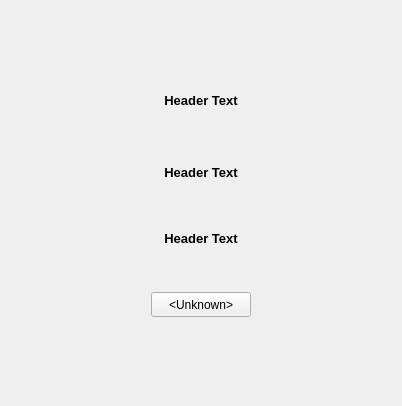
<?xml version="1.0" encoding="UTF-8"?>
<!--

***********************************************************************************
* Copyright (C) 2019 - 2020, BlockSettle AB
* Distributed under the GNU Affero General Public License (AGPL v3)
* See LICENSE or http://www.gnu.org/licenses/agpl.html
*
**********************************************************************************

-->
<ui version="4.0">
 <class>WalletShieldPage</class>
 <widget class="QWidget" name="WalletShieldPage">
  <property name="geometry">
   <rect>
    <x>0</x>
    <y>0</y>
    <width>402</width>
    <height>406</height>
   </rect>
  </property>
  <property name="windowTitle">
   <string>Form</string>
  </property>
  <layout class="QVBoxLayout" name="verticalLayout_2">
   <item>
    <spacer name="verticalSpacer">
     <property name="orientation">
      <enum>Qt::Vertical</enum>
     </property>
     <property name="sizeHint" stdset="0">
      <size>
       <width>361</width>
       <height>94</height>
      </size>
     </property>
    </spacer>
   </item>
   <item>
    <layout class="QVBoxLayout" name="firstInfoBlock">
     <item>
      <widget class="QWidget" name="headerWidget" native="true">
       <layout class="QVBoxLayout" name="verticalLayout">
        <property name="leftMargin">
         <number>0</number>
        </property>
        <property name="topMargin">
         <number>0</number>
        </property>
        <property name="rightMargin">
         <number>0</number>
        </property>
        <property name="bottomMargin">
         <number>10</number>
        </property>
        <item>
         <widget class="QLabel" name="shieldHeaderText">
          <property name="minimumSize">
           <size>
            <width>0</width>
            <height>25</height>
           </size>
          </property>
          <property name="maximumSize">
           <size>
            <width>16777215</width>
            <height>16777215</height>
           </size>
          </property>
          <property name="font">
           <font>
            <pointsize>10</pointsize>
            <weight>75</weight>
            <bold>true</bold>
           </font>
          </property>
          <property name="mouseTracking">
           <bool>false</bool>
          </property>
          <property name="text">
           <string>Header Text</string>
          </property>
          <property name="alignment">
           <set>Qt::AlignCenter</set>
          </property>
          <property name="wordWrap">
           <bool>true</bool>
          </property>
          <property name="h5" stdset="0">
           <bool>true</bool>
          </property>
         </widget>
        </item>
       </layout>
      </widget>
     </item>
     <item>
      <widget class="QLabel" name="shieldText">
       <property name="minimumSize">
        <size>
         <width>0</width>
         <height>25</height>
        </size>
       </property>
       <property name="maximumSize">
        <size>
         <width>16777215</width>
         <height>16777215</height>
        </size>
       </property>
       <property name="mouseTracking">
        <bool>false</bool>
       </property>
       <property name="text">
        <string>&lt;First block body text&gt;</string>
       </property>
       <property name="alignment">
        <set>Qt::AlignCenter</set>
       </property>
       <property name="wordWrap">
        <bool>true</bool>
       </property>
       <property name="h5" stdset="0">
        <bool>true</bool>
       </property>
      </widget>
     </item>
    </layout>
   </item>
   <item>
    <widget class="QWidget" name="secondInfoBlock" native="true">
     <layout class="QVBoxLayout" name="headerLytSecond">
      <property name="spacing">
       <number>0</number>
      </property>
      <property name="leftMargin">
       <number>0</number>
      </property>
      <property name="topMargin">
       <number>0</number>
      </property>
      <property name="rightMargin">
       <number>0</number>
      </property>
      <property name="bottomMargin">
       <number>0</number>
      </property>
      <item>
       <widget class="QWidget" name="headerWidgetSecond" native="true">
        <layout class="QVBoxLayout" name="verticalLayout_3">
         <property name="leftMargin">
          <number>0</number>
         </property>
         <property name="topMargin">
          <number>0</number>
         </property>
         <property name="rightMargin">
          <number>0</number>
         </property>
         <property name="bottomMargin">
          <number>10</number>
         </property>
         <item>
          <widget class="QLabel" name="shieldHeaderTextSecond">
           <property name="minimumSize">
            <size>
             <width>0</width>
             <height>25</height>
            </size>
           </property>
           <property name="maximumSize">
            <size>
             <width>16777215</width>
             <height>16777215</height>
            </size>
           </property>
           <property name="font">
            <font>
             <pointsize>10</pointsize>
             <weight>75</weight>
             <bold>true</bold>
            </font>
           </property>
           <property name="mouseTracking">
            <bool>false</bool>
           </property>
           <property name="text">
            <string>Header Text</string>
           </property>
           <property name="alignment">
            <set>Qt::AlignCenter</set>
           </property>
           <property name="wordWrap">
            <bool>true</bool>
           </property>
           <property name="h5" stdset="0">
            <bool>true</bool>
           </property>
          </widget>
         </item>
        </layout>
       </widget>
      </item>
      <item>
       <widget class="QLabel" name="shieldTextSecond">
        <property name="minimumSize">
         <size>
          <width>0</width>
          <height>25</height>
         </size>
        </property>
        <property name="maximumSize">
         <size>
          <width>16777215</width>
          <height>16777215</height>
         </size>
        </property>
        <property name="mouseTracking">
         <bool>true</bool>
        </property>
        <property name="text">
         <string>&lt;Second block body text&gt;</string>
        </property>
        <property name="alignment">
         <set>Qt::AlignCenter</set>
        </property>
        <property name="wordWrap">
         <bool>true</bool>
        </property>
        <property name="h5" stdset="0">
         <bool>true</bool>
        </property>
       </widget>
      </item>
     </layout>
    </widget>
   </item>
   <item>
    <widget class="QWidget" name="thirdInfoBlock" native="true">
     <layout class="QVBoxLayout" name="headerLytSecond_2">
      <property name="spacing">
       <number>0</number>
      </property>
      <property name="leftMargin">
       <number>0</number>
      </property>
      <property name="topMargin">
       <number>0</number>
      </property>
      <property name="rightMargin">
       <number>0</number>
      </property>
      <property name="bottomMargin">
       <number>0</number>
      </property>
      <item>
       <widget class="QWidget" name="headerWidgetThird" native="true">
        <layout class="QVBoxLayout" name="verticalLayout_4">
         <property name="leftMargin">
          <number>0</number>
         </property>
         <property name="topMargin">
          <number>0</number>
         </property>
         <property name="rightMargin">
          <number>0</number>
         </property>
         <property name="bottomMargin">
          <number>10</number>
         </property>
         <item>
          <widget class="QLabel" name="shieldHeaderTextThird">
           <property name="minimumSize">
            <size>
             <width>0</width>
             <height>25</height>
            </size>
           </property>
           <property name="maximumSize">
            <size>
             <width>16777215</width>
             <height>16777215</height>
            </size>
           </property>
           <property name="font">
            <font>
             <pointsize>10</pointsize>
             <weight>75</weight>
             <bold>true</bold>
            </font>
           </property>
           <property name="mouseTracking">
            <bool>false</bool>
           </property>
           <property name="text">
            <string>Header Text</string>
           </property>
           <property name="alignment">
            <set>Qt::AlignCenter</set>
           </property>
           <property name="wordWrap">
            <bool>true</bool>
           </property>
           <property name="h5" stdset="0">
            <bool>true</bool>
           </property>
          </widget>
         </item>
        </layout>
       </widget>
      </item>
      <item>
       <widget class="QLabel" name="shieldTextThird">
        <property name="minimumSize">
         <size>
          <width>0</width>
          <height>25</height>
         </size>
        </property>
        <property name="maximumSize">
         <size>
          <width>16777215</width>
          <height>16777215</height>
         </size>
        </property>
        <property name="mouseTracking">
         <bool>true</bool>
        </property>
        <property name="text">
         <string>&lt;Third block body text&gt;</string>
        </property>
        <property name="alignment">
         <set>Qt::AlignCenter</set>
        </property>
        <property name="wordWrap">
         <bool>true</bool>
        </property>
        <property name="h5" stdset="0">
         <bool>true</bool>
        </property>
       </widget>
      </item>
     </layout>
    </widget>
   </item>
   <item>
    <layout class="QHBoxLayout" name="horizontalLayout">
     <item>
      <spacer name="horizontalSpacer">
       <property name="orientation">
        <enum>Qt::Horizontal</enum>
       </property>
       <property name="sizeHint" stdset="0">
        <size>
         <width>40</width>
         <height>20</height>
        </size>
       </property>
      </spacer>
     </item>
     <item>
      <widget class="QPushButton" name="shieldButton">
       <property name="sizePolicy">
        <sizepolicy hsizetype="Expanding" vsizetype="Expanding">
         <horstretch>0</horstretch>
         <verstretch>0</verstretch>
        </sizepolicy>
       </property>
       <property name="minimumSize">
        <size>
         <width>100</width>
         <height>25</height>
        </size>
       </property>
       <property name="maximumSize">
        <size>
         <width>100</width>
         <height>35</height>
        </size>
       </property>
       <property name="text">
        <string>&lt;Unknown&gt;</string>
       </property>
      </widget>
     </item>
     <item>
      <spacer name="horizontalSpacerRight">
       <property name="orientation">
        <enum>Qt::Horizontal</enum>
       </property>
       <property name="sizeHint" stdset="0">
        <size>
         <width>40</width>
         <height>20</height>
        </size>
       </property>
      </spacer>
     </item>
    </layout>
   </item>
   <item>
    <spacer name="verticalSpacerBottom">
     <property name="orientation">
      <enum>Qt::Vertical</enum>
     </property>
     <property name="sizeType">
      <enum>QSizePolicy::Expanding</enum>
     </property>
     <property name="sizeHint" stdset="0">
      <size>
       <width>361</width>
       <height>94</height>
      </size>
     </property>
    </spacer>
   </item>
  </layout>
 </widget>
 <resources/>
 <connections/>
</ui>
